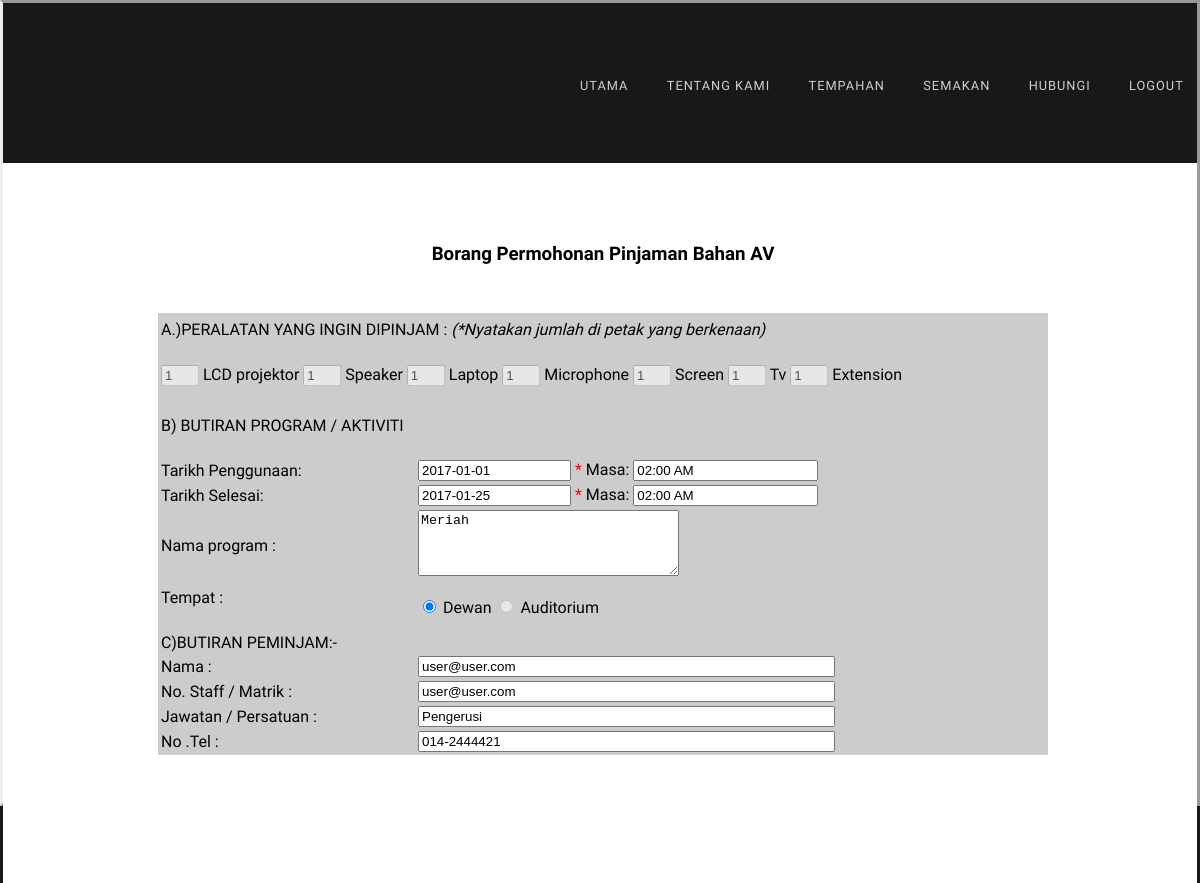
The page /borang.php?book_id=8 (signed in) on the database its author committed.
### tables this page shows
CREATE TABLE `book` (
  `id` int(11) NOT NULL,
  `user_id` int(11) NOT NULL,
  `location` varchar(255) NOT NULL,
  `lcd` int(11) NOT NULL,
  `speaker` int(11) NOT NULL,
  `laptop` int(11) NOT NULL,
  `microphone` int(11) NOT NULL,
  `screen` int(11) NOT NULL,
  `tv` int(11) NOT NULL,
  `extension` int(11) NOT NULL,
  `nama_program` varchar(255) NOT NULL,
  `jawatan` varchar(255) NOT NULL,
  `no_tel` varchar(255) NOT NULL,
  `approval` int(11) NOT NULL,
  `start_date` datetime NOT NULL,
  `end_date` datetime NOT NULL
);

CREATE TABLE `users` (
  `id` int(11) NOT NULL,
  `nama` varchar(255) NOT NULL,
  `ic` varchar(255) NOT NULL,
  `alamat` longtext NOT NULL,
  `email` varchar(100) NOT NULL,
  `no_matrik` varchar(30) NOT NULL,
  `password` varchar(255) NOT NULL,
  `user_type` int(11) NOT NULL DEFAULT '0'
);

### borang.php (the view, shortened to what this page needs)
<?php include 'dbconfig.php'; ?>
<?php
$book_id = $_REQUEST['book_id'];
$query = "SELECT book.*, users.nama, users.no_matrik FROM book JOIN users ON book.user_id = users.id WHERE book.id = $book_id";
$result = $con->query($query);
$row = $result->fetch_assoc();
$startdatetime = new DateTime($row['start_date']);
$enddatetime = new DateTime($row['end_date']);
$sdate = $startdatetime->format('Y-m-d');
$stime = $startdatetime->format('h:i A');
$edate = $enddatetime->format('Y-m-d');
?>
<!DOCTYPE html PUBLIC "-//W3C//DTD XHTML 1.0 Strict//EN" "http://www.w3.org/TR/xhtml1/DTD/xhtml1-strict.dtd">
<html xmlns="http://www.w3.org/1999/xhtml">
<head>
<link href="default.css" rel="stylesheet" type="text/css" media="all" />
<link href="fonts.css" rel="stylesheet" type="text/css" media="all" />
</head>
<body>
<div id="=">
	<div id="header" class="container">
		<?php if(!isset($_REQUEST['print'])){ ?>
		<?php include "menu.php"; ?>
		<?php } ?>
	</div>
	</div>
<div id="wrapper">
  <div id="three-column" class="container">
	<div class="title">
	  <h3 align="center">Borang Permohonan Pinjaman Bahan AV</h3>
	</div>
	<form id="form1" method="post" action="booking_process.php">
	  <table width="890" height="93" border="0" align="center"  bgcolor="#CCCCCC" id="footer">
		    <tr>
		      <td height="87" valign="baseline"><p align="left">A.)PERALATAN YANG INGIN DIPINJAM : <em>(*Nyatakan jumlah di petak yang berkenaan) </em></p>
		        <p align="left">
		          <input type="text" name="lcd" id="LCD projektor" value="<?php echo $row['lcd']; ?>"  disabled style=" width: 30px"/>
		          <label for="LCD projektor">LCD projektor</label>
		          <input type="text" name="speaker" id="Speaker " value="<?php echo $row['speaker']; ?>" disabled style=" width: 30px"/>
		          <label for="Speaker ">Speaker </label>
		          <input type="text" name="laptop" id="Laptop" value="<?php echo $row['laptop']; ?>" disabled style=" width: 30px"/>
		          <label for="Laptop">Laptop</label>
		          <input type="text" name="microphone" id="Microphone" value="<?php echo $row['microphone']; ?>" disabled style=" width: 30px"/>
		          <label for="Microphone">Microphone</label>
		          <input type="text" name="screen" id="Screen" value="<?php echo $row['screen']; ?>" disabled style=" width: 30px"/>
		          <label for="Screen">Screen</label>
		          <input type="text" name="tv" id="Tv"  value="<?php echo $row['tv']; ?>" disabled style=" width: 30px"/>
		          <label for="Tv">Tv</label>
		          <input type="text" name="extension" id="Extension " value="<?php echo $row['extension']; ?>" disabled style=" width: 30px"/>
		          <label for="Extension ">Extension </label>
	          </p></td>
	        </tr>
	      </table>
		  <div align="center">
		      <tr>
		        <td width="927" align="center" valign="baseline"><table width="890" height="225" border="0" bgcolor="#CCCCCC">
		          <tr>
		            <td width="253" colspan=""> <p>B) BUTIRAN PROGRAM / AKTIVITI</p></td>
		            <td width="627" valign="baseline"></td>
	              </tr>
		          <tr>
		            <td><span class="control-group">
		              <label class="control-label" >Tarikh Penggunaan:</label>
		              </span></td>
		            <td><span class="input-append date">
		              <input name="tarikh_guna" type="text" class="span2" size="16" value="<?php echo $sdate; ?>" readonly />
		              <font color="#FF0000">*</font> Masa:
		              <input type="text" name="" readonly="" value="<?php echo $stime; ?>">
		              </span></td>
	              </tr>
		          <tr>
		            <td><span class="control-group">
		              <label class="control-label" >Tarikh Selesai:</label>
		              </span></td>
		            <td><input name="tarikh_pulang" type="text" class="span2" size="16"  value="<?php echo $edate; ?>" readonly />
		              <font color="#FF0000">*</font> Masa:
		              <input type="text" name="" readonly="" value="<?php echo $stime; ?>"></td>
	              </tr>
		          <tr>
		            <td><label for="Nama program">Nama program</label>
		              : </td>
		            <td><textarea name="nama_program" cols="30" rows="4" id="Nama program" readonly><?php echo $row['nama_program']; ?></textarea></td>
	              </tr>
		          <tr>
		            <td><p>Tempat :</p>
		              <p></p></td>
		            <td><input type="radio" name="location" id="dewan" value="Dewan" readonly <?php if($row['location'] == 'Dewan'){ echo "checked";}else{echo "disabled";} ?> />
		              <label for="Dewan">Dewan</label>
		              <input type="radio" name="location" id="auditorium" value="Auditorium"  readonly <?php if($row['location'] == 'Auditorium'){ echo "checked";}else{echo "disabled";} ?> />
	                <label for="Auditorium">Auditorium</label></td>
	              </tr>
		          <tr>
		            <td>C)BUTIRAN PEMINJAM:-</td>
		            <td>&nbsp;</td>
	              </tr>
		          <tr>
		            <td>Nama :</td>
		            <td>
		            	<input name="nama" type="nama" id="textfield" size="49%" value="<?php echo $row['nama']; ?>" readonly/>
		            </td>
	              </tr>
		          <tr>
		            <td>No. Staff / Matrik :</td>
		            <td><input type="no.staff/matrik" name="no.staff/matrik" id="textfield3" size="49%" value="<?php echo $row['no_matrik']; ?>"  readonly/></td>
	              </tr>
		          <tr>
		            <td>Jawatan / Persatuan :</td>
		            <td><input name="jawatan/persatuan" type="jawatan/persatuan" id="textfield2" size="49%" value="<?php echo $row['jawatan']; ?>" readonly/></td>
	              </tr>
		          <tr>
		            <td>No .Tel :</td>
		            <td><input name="no.tel" type="no.tel" id="textfield4" size="49%" value="<?php echo $row['no_tel']; ?>" readonly/></td>
	              </tr>
		          </table>		          <p align="left"></p>
	            </td>
	          </tr>
	  </div>
    </form>
  </div>
</div>
</body>
</html>

### default.css (style rules this page uses)
html, body { height: 100%; }
body { margin: 0px; padding: 0px; background: #181818; font-family: 'Didact Gothic', sans-serif; font-size: medium; color: #FFF; text-decoration: none; text-transform: none; border-top-style: outset; border-right-style: outset; border-bottom-style: outset; border-left-style: outset; border-top-color: #999; }
h1, h2, h3 { margin: 0; padding: 0; color: #000; }
p, ol, ul { margin-top: 0; }
p { line-height: 180%; color: #000; }
.container { overflow: hidden; margin: 0em auto; width: 1200px; }
.box1, .box2, .box3, { float: left; margin-right: 20px; }
.title { margin-bottom: 3em; color: #333; border-top-color: #CCC; border-right-color: #CCC; border-bottom-color: #CCC; border-left-color: #CCC; }
#wrapper { position: relative; padding: 5em 0em 7em 0em; background: #FFF; border-top-color: #CCC; border-right-color: #CCC; border-bottom-color: #CCC; border-left-color: #CCC; background-color: #FFFFFF; }
#header { position: relative; padding: 5em 0em; }
#three-column { color: rgba(0,0,0,0.6); border-top-style: none; border-right-style: none; border-bottom-style: none; border-left-style: none; border-top-color: #999; }

### borang.php (style rules this page uses)
#wrapper #three-column #form1 div table tr td p { color: #000; }
#wrapper #three-column #form1 div { color: #000; border-top-color: #CCC; border-right-color: #CCC; border-bottom-color: #CCC; border-left-color: #CCC; }

### rows shown on the page
book: lcd "1", speaker "1", laptop "1", microphone "1", screen "1", tv "1", extension "1", tarikh_guna "2017-01-01", start_date "02:00 AM", tarikh_pulang "2017-01-25", nama_program "Meriah", location "☑", nama "user@user.com", user.no_matrik "user@user.com", jawatan "Pengerusi", no_tel "014-2444421"
